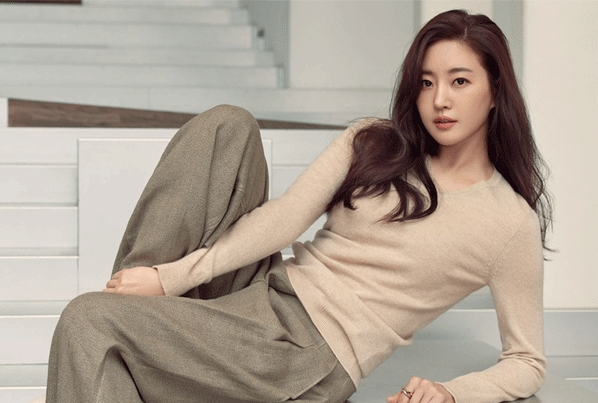
#> input picture KG_OpenCV/101/Images/person_1.png, 598 x 403 px, found by its file name
$ python 8_rotate_1.py
#> lines starting #> are read from the running program, lines starting #| are printed output that depends on the picture
# https://opencv-python.readthedocs.io/en/latest/doc/10.imageTransformation/imageTransformation.html
# 이미지 회전

import cv2

img = cv2.imread(r'101\Images\person_1.png')
#> img is the input picture: shape (403, 598, 3); mean B, G, R 149.6, 162.3, 175
row, col = img.shape[:2]
#> row = 403; col = 598
mat = cv2.getRotationMatrix2D((col/2,row/2),90,0.5)

dst = cv2.warpAffine(img, mat, (col,row))
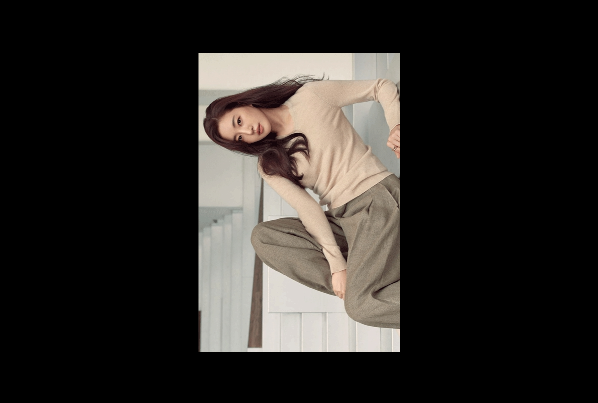
#> dst: shape (403, 598, 3); mean B, G, R 37.4, 40.6, 43.8

cv2.imshow('Source', img)
cv2.imshow('Rotated', dst)
cv2.waitKey(0)
cv2.destroyAllWindows()
